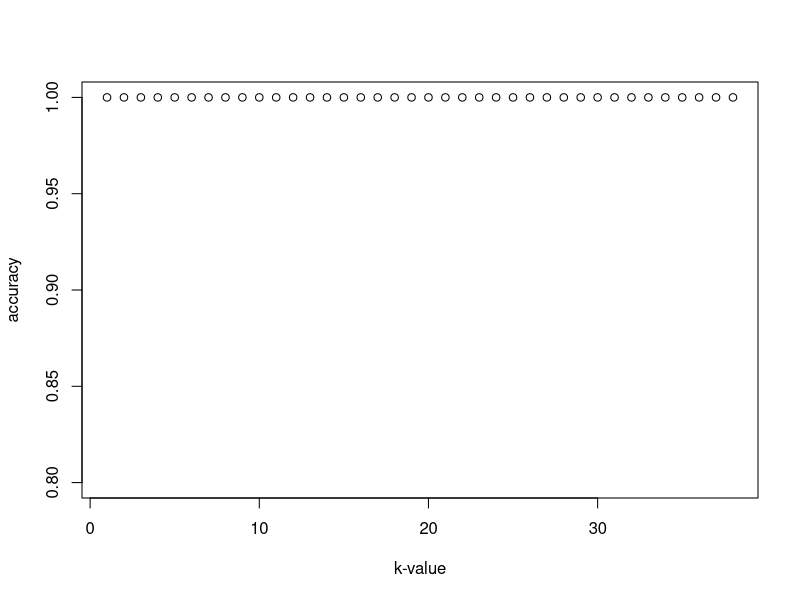

Write the R code that produced this figure.
#assignment
#to do

#iris data를 target variable과 independent variable로 나눠서 저장한다.
#iris data의 target variable은 이미 factor type이므로 factor로 변환할 필요가 없다.
library(class)
iris.target = iris$Species
iris.indep = iris[,1:4]

#iris 데이터 들을 섞어준다.
#딱히 섞어줄 필요는 없지만 자료의 형태를 다르게 하기 위해서 적용하였다.
set.seed(7979)
trainSize = floor(nrow(iris)*0.75)
#iris data에서 75%는 train set으로 지정하고 나머지는 test set으로 지정한다.
iris.idn = sample(seq_len(nrow(iris)), trainSize)
iris.tVar.train = iris.target[iris.idn]
iris.tVar.test = iris.target[-iris.idn]
iris.iVar.train = iris.indep[iris.idn, ]
iris.iVar.test = iris.indep[-iris.idn, ]

#변수를 선언하고 초기화 해준다.
accu = c()
max.accu = 0
max.k = 0 

#각 k값마다 knn()을 적용해서 정확도를 구한다.
totalSize = length(iris.target)
testSize = totalSize - trainSize
for( i in c(1:testSize) ) {
  iris.fit.cv = knn(iris.iVar.train, iris.iVar.test, iris.tVar.train, k=i)
  accu[i] = (sum(iris.tVar.test==iris.fit.cv))/length(iris.tVar.test)
  if(max.accu < accu[i]) {
    max.k = i
    max.accu = accu[i]
  }
}

#정확도를 비교해보기 위해 plot으로 그려본다.
plot(1:testSize, accu, xlab="k-value", ylab="accuracy", ylim=c(0.8, 1), xlim=c(1, testSize) )
max.k
max.accu